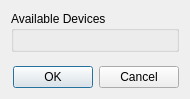
<?xml version="1.0" encoding="UTF-8"?>
<ui version="4.0">
 <class>DeviceSelectionDialog</class>
 <widget class="QDialog" name="DeviceSelectionDialog">
  <property name="geometry">
   <rect>
    <x>0</x>
    <y>0</y>
    <width>190</width>
    <height>99</height>
   </rect>
  </property>
  <property name="windowTitle">
   <string>Select Device</string>
  </property>
  <layout class="QVBoxLayout" name="verticalLayout_2">
   <item>
    <widget class="QGroupBox" name="deviceGroup">
     <property name="title">
      <string>Available Devices</string>
     </property>
     <layout class="QVBoxLayout" name="verticalLayout"/>
    </widget>
   </item>
   <item>
    <spacer name="verticalSpacer">
     <property name="orientation">
      <enum>Qt::Vertical</enum>
     </property>
     <property name="sizeHint" stdset="0">
      <size>
       <width>20</width>
       <height>40</height>
      </size>
     </property>
    </spacer>
   </item>
   <item>
    <widget class="QDialogButtonBox" name="buttonBox">
     <property name="orientation">
      <enum>Qt::Horizontal</enum>
     </property>
     <property name="standardButtons">
      <set>QDialogButtonBox::Cancel|QDialogButtonBox::Ok</set>
     </property>
    </widget>
   </item>
  </layout>
 </widget>
 <resources/>
 <connections>
  <connection>
   <sender>buttonBox</sender>
   <signal>accepted()</signal>
   <receiver>DeviceSelectionDialog</receiver>
   <slot>accept()</slot>
   <hints>
    <hint type="sourcelabel">
     <x>248</x>
     <y>254</y>
    </hint>
    <hint type="destinationlabel">
     <x>157</x>
     <y>274</y>
    </hint>
   </hints>
  </connection>
  <connection>
   <sender>buttonBox</sender>
   <signal>rejected()</signal>
   <receiver>DeviceSelectionDialog</receiver>
   <slot>reject()</slot>
   <hints>
    <hint type="sourcelabel">
     <x>316</x>
     <y>260</y>
    </hint>
    <hint type="destinationlabel">
     <x>286</x>
     <y>274</y>
    </hint>
   </hints>
  </connection>
 </connections>
</ui>
